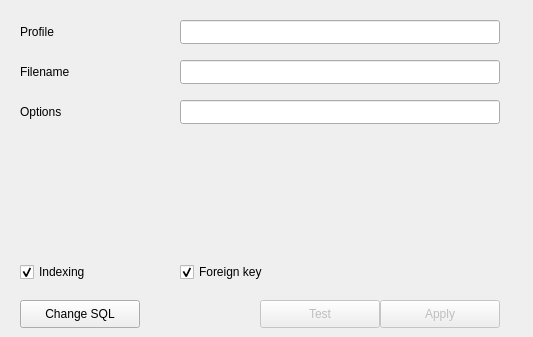
  <widget class="QWidget" name="SQLite">
   <widget class="QLineEdit" name="sqOptionEdit">
    <property name="geometry">
     <rect>
      <x>180</x>
      <y>100</y>
      <width>320</width>
      <height>24</height>
     </rect>
    </property>
   </widget>
   <widget class="QCheckBox" name="sqIndexBox">
    <property name="geometry">
     <rect>
      <x>20</x>
      <y>260</y>
      <width>160</width>
      <height>24</height>
     </rect>
    </property>
    <property name="text">
     <string>Indexing</string>
    </property>
    <property name="checked">
     <bool>true</bool>
    </property>
   </widget>
   <widget class="QLabel" name="label_22">
    <property name="geometry">
     <rect>
      <x>20</x>
      <y>100</y>
      <width>160</width>
      <height>24</height>
     </rect>
    </property>
    <property name="text">
     <string>Options</string>
    </property>
   </widget>
   <widget class="QPushButton" name="sqTestButton">
    <property name="enabled">
     <bool>false</bool>
    </property>
    <property name="geometry">
     <rect>
      <x>260</x>
      <y>300</y>
      <width>120</width>
      <height>28</height>
     </rect>
    </property>
    <property name="text">
     <string>Test</string>
    </property>
   </widget>
   <widget class="QCheckBox" name="sqForeignBox">
    <property name="geometry">
     <rect>
      <x>180</x>
      <y>260</y>
      <width>160</width>
      <height>24</height>
     </rect>
    </property>
    <property name="text">
     <string>Foreign key</string>
    </property>
    <property name="checked">
     <bool>true</bool>
    </property>
   </widget>
   <widget class="QLineEdit" name="sqProfileEdit">
    <property name="geometry">
     <rect>
      <x>180</x>
      <y>20</y>
      <width>320</width>
      <height>24</height>
     </rect>
    </property>
   </widget>
   <widget class="QLineEdit" name="sqFileEdit">
    <property name="geometry">
     <rect>
      <x>180</x>
      <y>60</y>
      <width>320</width>
      <height>24</height>
     </rect>
    </property>
   </widget>
   <widget class="QToolButton" name="sqBrowseButton">
    <property name="geometry">
     <rect>
      <x>500</x>
      <y>60</y>
      <width>24</width>
      <height>24</height>
     </rect>
    </property>
    <property name="text">
     <string/>
    </property>
    <property name="icon">
     <iconset theme="Rishon">
      <normaloff>:/images/directory.png</normaloff>:/images/directory.png</iconset>
    </property>
    <property name="iconSize">
     <size>
      <width>24</width>
      <height>24</height>
     </size>
    </property>
    <property name="autoRaise">
     <bool>true</bool>
    </property>
   </widget>
   <widget class="QLabel" name="label_21">
    <property name="geometry">
     <rect>
      <x>20</x>
      <y>20</y>
      <width>160</width>
      <height>24</height>
     </rect>
    </property>
    <property name="text">
     <string>Profile</string>
    </property>
   </widget>
   <widget class="QPushButton" name="sqApplyButton">
    <property name="enabled">
     <bool>false</bool>
    </property>
    <property name="geometry">
     <rect>
      <x>380</x>
      <y>300</y>
      <width>120</width>
      <height>28</height>
     </rect>
    </property>
    <property name="text">
     <string>Apply</string>
    </property>
   </widget>
   <widget class="QPushButton" name="sqBackButton">
    <property name="geometry">
     <rect>
      <x>20</x>
      <y>300</y>
      <width>120</width>
      <height>28</height>
     </rect>
    </property>
    <property name="text">
     <string>Change SQL</string>
    </property>
   </widget>
   <widget class="QLabel" name="label_24">
    <property name="geometry">
     <rect>
      <x>20</x>
      <y>60</y>
      <width>160</width>
      <height>24</height>
     </rect>
    </property>
    <property name="text">
     <string>Filename</string>
    </property>
   </widget>
  </widget>
